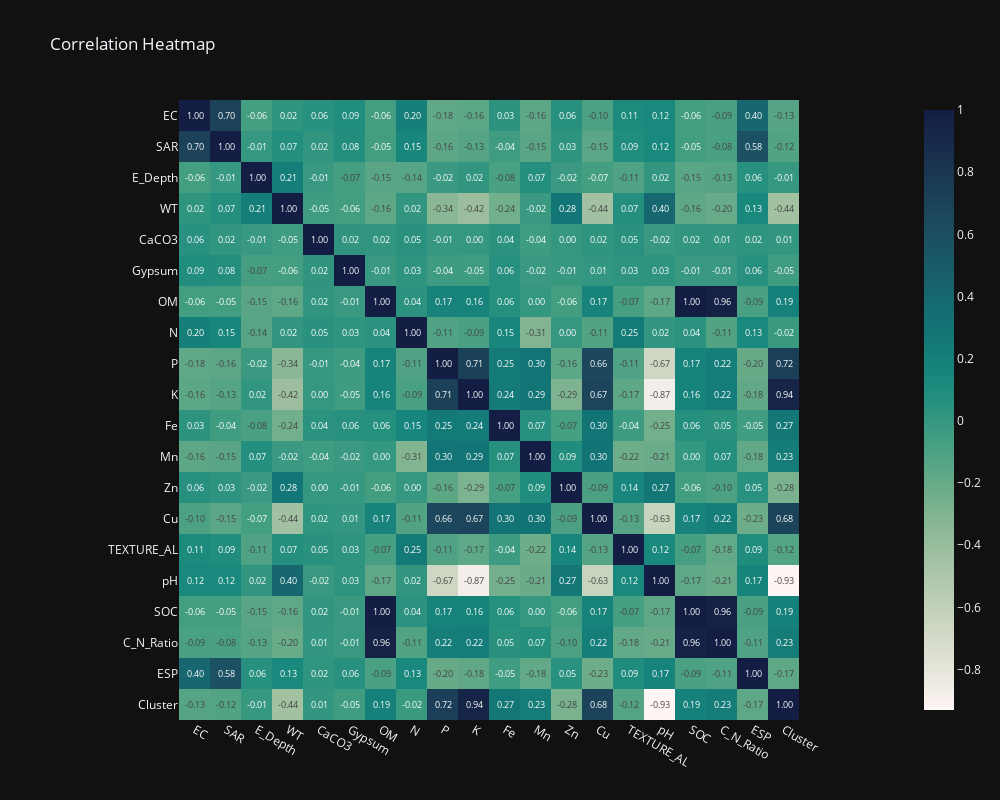

Here is the notebook cell this chart was saved with:
### Code cell
# Correlation Heatmap After Clustring
fig = px.imshow(df.corr(), 
                text_auto=".2f",
                color_continuous_scale = "tempo",  
                template='plotly_dark',
                title="Correlation Heatmap")
fig.update_layout(
    width=1000, 
    height=800  
)
fig.show()

### Figure 1 — Plotly figure (JSON) as saved in the notebook; plotly's stock layout.template omitted (floating-point values rounded to 4 significant figures; data arrays with more than 128 entries replaced by an {"elided": "..."} marker saying what was removed)
{"data": [{"coloraxis": "coloraxis", "hovertemplate": "x: %{x}<br>y: %{y}<br>color: %{z}<extra></extra>", "name": "0", "texttemplate": "%{z:.2f}", "type": "heatmap", "x": ["EC", "SAR", "E_Depth", "WT", "CaCO3", "Gypsum", "OM", "N", "P", "K", "Fe", "Mn", "Zn", "Cu", "TEXTURE_AL", "pH", "SOC", "C_N_Ratio", "ESP", "Cluster"], "xaxis": "x", "y": ["EC", "SAR", "E_Depth", "WT", "CaCO3", "Gypsum", "OM", "N", "P", "K", "Fe", "Mn", "Zn", "Cu", "TEXTURE_AL", "pH", "SOC", "C_N_Ratio", "ESP", "Cluster"], "yaxis": "y", "z": {"elided": "20x20 float values"}}], "layout": {"coloraxis": {"colorscale": [[0, "rgb(254, 245, 244)"], [0.09091, "rgb(222, 224, 210)"], [0.1818, "rgb(189, 206, 181)"], [0.2727, "rgb(153, 189, 156)"], [0.3636, "rgb(110, 173, 138)"], [0.4545, "rgb(65, 157, 129)"], [0.5455, "rgb(25, 137, 125)"], [0.6364, "rgb(18, 116, 117)"], [0.7273, "rgb(25, 94, 106)"], [0.8182, "rgb(28, 72, 93)"], [0.9091, "rgb(25, 51, 80)"], [1, "rgb(20, 29, 67)"]]}, "height": 800, "title": {"text": "Correlation Heatmap"}, "width": 1000, "xaxis": {"anchor": "y", "constrain": "domain", "domain": [0, 1], "scaleanchor": "y"}, "yaxis": {"anchor": "x", "autorange": "reversed", "constrain": "domain", "domain": [0, 1]}}}
